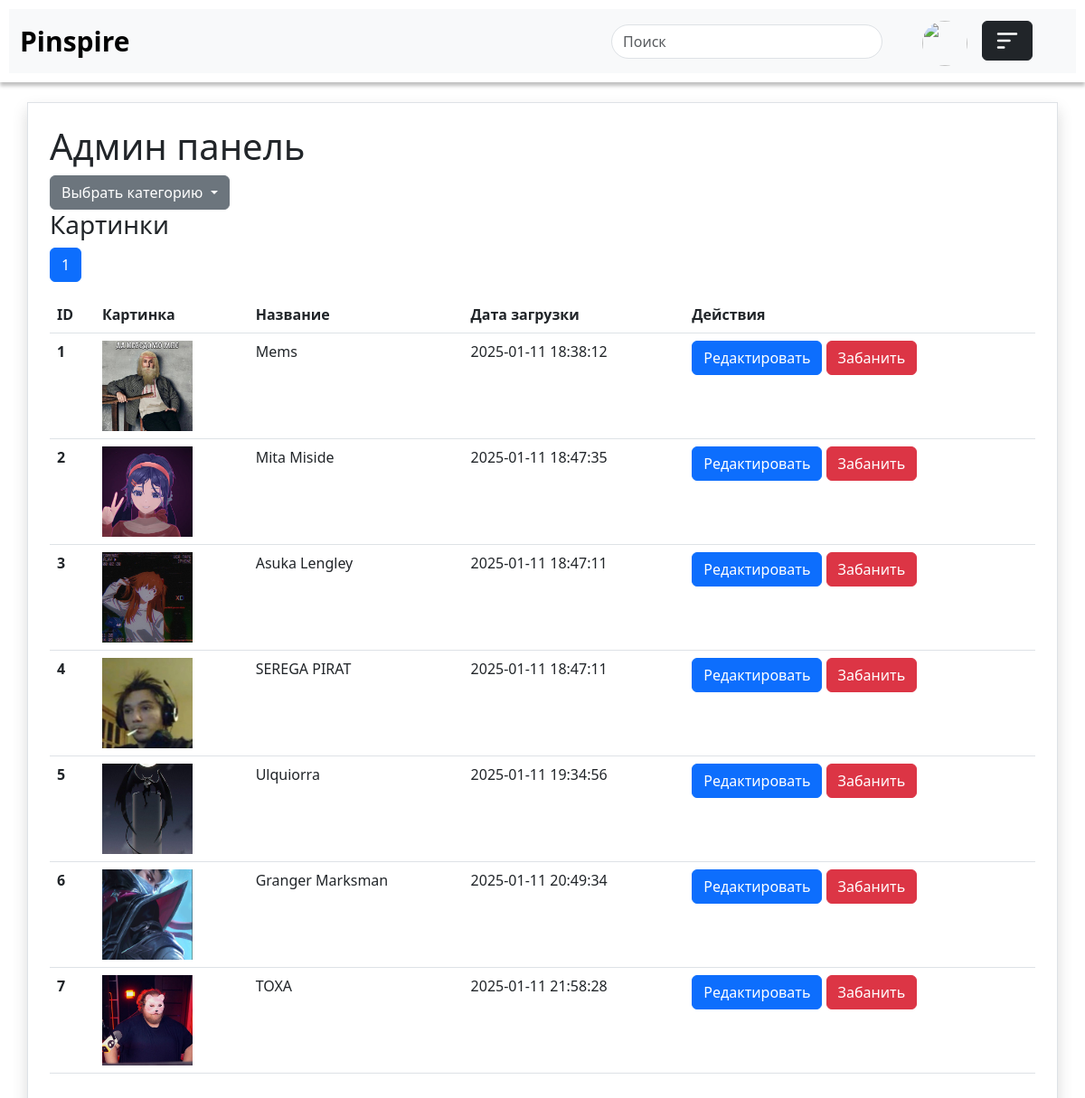
The page /admin/admin_panel.php?category=images (signed in) on the database as committed earlier.
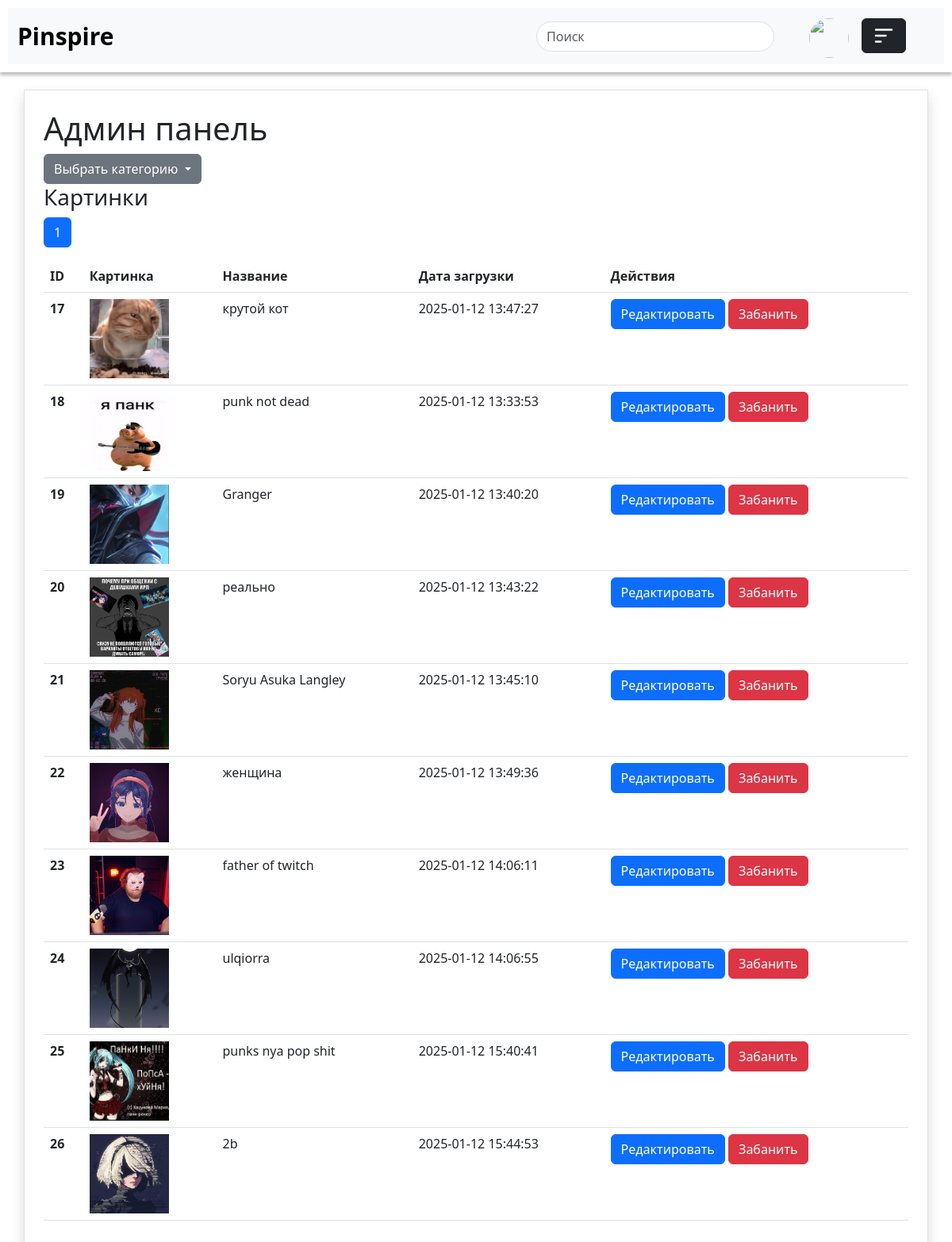
The same page on the database as committed later.
### tables this page shows
CREATE TABLE `images` (
  `ID` int(11) NOT NULL,
  `Image_Name` varchar(50) NOT NULL,
  `Path` varchar(100) NOT NULL,
  `Preview_Path` varchar(255) DEFAULT NULL,
  `Category` enum('Аниме','Игры','Природа','Музыка','Мемы','Машины','Другое','Животные') NOT NULL,
  `upload_user_id` int(50) NOT NULL,
  `Date_upload` timestamp NOT NULL DEFAULT CURRENT_TIMESTAMP ON UPDATE CURRENT_TIMESTAMP,
  `Description` text NOT NULL,
  `Tags` varchar(60) DEFAULT NULL,
  `Active` enum('Active','Banned') NOT NULL
);

### admin/admin_panel.php (the view, shortened to what this page needs)
<?php
require_once("function.php");
function get_all_images() {
    global $conn;
    $stmt = $conn->prepare("SELECT * FROM images");
    $stmt->execute();
    return $stmt->get_result()->fetch_all(MYSQLI_ASSOC);
}
$category = isset($_GET['category']) ? $_GET['category'] : 'none';
?>
<!DOCTYPE html>
<html lang="en">
<head>
    <link rel="stylesheet" href="https://cdn.jsdelivr.net/npm/bootstrap@5.3.0/dist/css/bootstrap.min.css">
    <link rel="stylesheet" href="../css/main.css">
</head>
<body>
<header class="mb-5">
    <nav class="navbar navbar-expand-lg bg-body-tertiary">
        <div class="container-fluid">
            <a class="navbar-brand" style="font-weight: bold; font-size: 30px; ">Pinspire</a>
        </div>
        <div class="collapse navbar-collapse me-3" id="navbarcenter">
        <input type="text" name="search" id="search" class="form-control" placeholder="Поиск" style="width: 300px; margin-left: 20px;">
        </div>
        <div class="collapse navbar-collapse float-end" id="navbarNav">
            <ul class="navbar-nav me-5">
                <li class="nav-item mt-1 ms-3">
                    <img src="../<?= htmlspecialchars($_SESSION['user']['Avatar'], ENT_QUOTES) ?>" alt="" style="width: 50px; height: 50px; border-radius: 50%;">
                </li>
                <li class="nav-item">
                <button class="btn btn-dark ms-3 me-0 mt-1" type="button" data-bs-toggle="offcanvas" data-bs-target="#offcanvasExample" aria-controls="offcanvasExample"><img src="../icons/menu.svg" style="width: 30px; height: 30px; object-fit: cover; filter: invert(1);"></button>
                </li>
            </ul>
        </div>
    </nav>
</header>
<main>
<div class="container mt-5 pt-5">
    <div class="row">
        <div class="col-12 border shadow p-4">
            <h1>Админ панель</h1>
            <div class="dropdown">
                <button class="btn btn-secondary dropdown-toggle" type="button" id="dropdownMenuButton1" data-bs-toggle="dropdown" aria-expanded="false">
                    Выбрать категорию
                </button>
            </div>
<?php if ($category == "none"): ?>
            <h3 class="mt-3">Выберите категорию</h3>
<?php elseif($category == "images"): ?>
<?php $images = get_all_images(); ?>
            <h3>Картинки</h3>
            <?php
            $images_on_page = 10;
            $page = (int)(isset($_GET['page']) ? $_GET['page'] : 1);
            $start = ($page - 1) * $images_on_page;
            $images_count = count($images);
            $pages_count = ceil($images_count / $images_on_page);
            $images = array_slice($images, $start, $images_on_page);
            ?>
            <nav aria-label="Page navigation example">
                <ul class="pagination">
                    <?php for ($i = 1; $i <= $pages_count; $i++): ?>
                        <li class="page-item <?= $page == $i ? 'active' : '' ?>">
                            <a class="page-link" href="?category=<?= $category ?>&page=<?= $i ?>"><?= $i ?></a>
                        </li>
                    <?php endfor; ?>
                </ul>
            </nav>
            <table class="table">
                <thead>
                    <tr>
                        <th scope="col">ID</th>
                        <th scope="col">Картинка</th>
                        <th scope="col">Название</th>
                        <th scope="col">Дата загрузки</th>
                        <th scope="col">Действия</th>
                    </tr>
                </thead>
                <tbody>
                    <?php foreach ($images as $image): ?>
                        <tr>
                            <th scope="row"><?= $image['ID'] ?></th>
                            <th scope="row"><img src="../<?= $image['Path'] ?>" alt="" style="width: 100px; height: 100px; object-fit: cover;"></th>
                            <td><?= $image['Image_Name'] ?></td>
                            <td><?= $image['Date_upload'] ?></td>
                            <td>
                                <a href="redact.php?id=<?= $image['ID'] ?>" class="btn btn-primary">Редактировать</a>
                                <a href="?id=<?= $image['ID'] ?>" class="btn btn-danger">Забанить</a>
                            </td>
                        </tr>
                    <?php endforeach; ?>
                </tbody>
            </table>
<?php endif; ?>
        </div>
    </div>
</div>
</main>
</body>
</html>

Rows that differ between the two databases and show on the page:
removed images: ID "1", Path (picture), Image_Name "Mems", Date_upload "2025-01-11 18:38:12"
removed images: ID "2", Path (picture), Image_Name "Mita Miside", Date_upload "2025-01-11 18:47:35"
removed images: ID "3", Path (picture), Image_Name "Asuka Lengley", Date_upload "2025-01-11 18:47:11"
removed images: ID "4", Path (picture), Image_Name "SEREGA PIRAT", Date_upload "2025-01-11 18:47:11"
removed images: ID "5", Path (picture), Image_Name "Ulquiorra", Date_upload "2025-01-11 19:34:56"
removed images: ID "6", Path (picture), Image_Name "Granger Marksman", Date_upload "2025-01-11 20:49:34"
removed images: ID "7", Path (picture), Image_Name "TOXA", Date_upload "2025-01-11 21:58:28"
added images: ID "17", Path (picture), Image_Name "крутой кот", Date_upload "2025-01-12 13:47:27"
added images: ID "18", Path (picture), Image_Name "punk not dead", Date_upload "2025-01-12 13:33:53"
added images: ID "19", Path (picture), Image_Name "Granger", Date_upload "2025-01-12 13:40:20"
added images: ID "20", Path (picture), Image_Name "реально", Date_upload "2025-01-12 13:43:22"
added images: ID "21", Path (picture), Image_Name "Soryu Asuka Langley", Date_upload "2025-01-12 13:45:10"
added images: ID "22", Path (picture), Image_Name "женщина", Date_upload "2025-01-12 13:49:36"
added images: ID "23", Path (picture), Image_Name "father of twitch", Date_upload "2025-01-12 14:06:11"
added images: ID "24", Path (picture), Image_Name "ulqiorra", Date_upload "2025-01-12 14:06:55"
added images: ID "25", Path (picture), Image_Name "punks nya pop shit", Date_upload "2025-01-12 15:40:41"
added images: ID "26", Path (picture), Image_Name "2b", Date_upload "2025-01-12 15:44:53"
